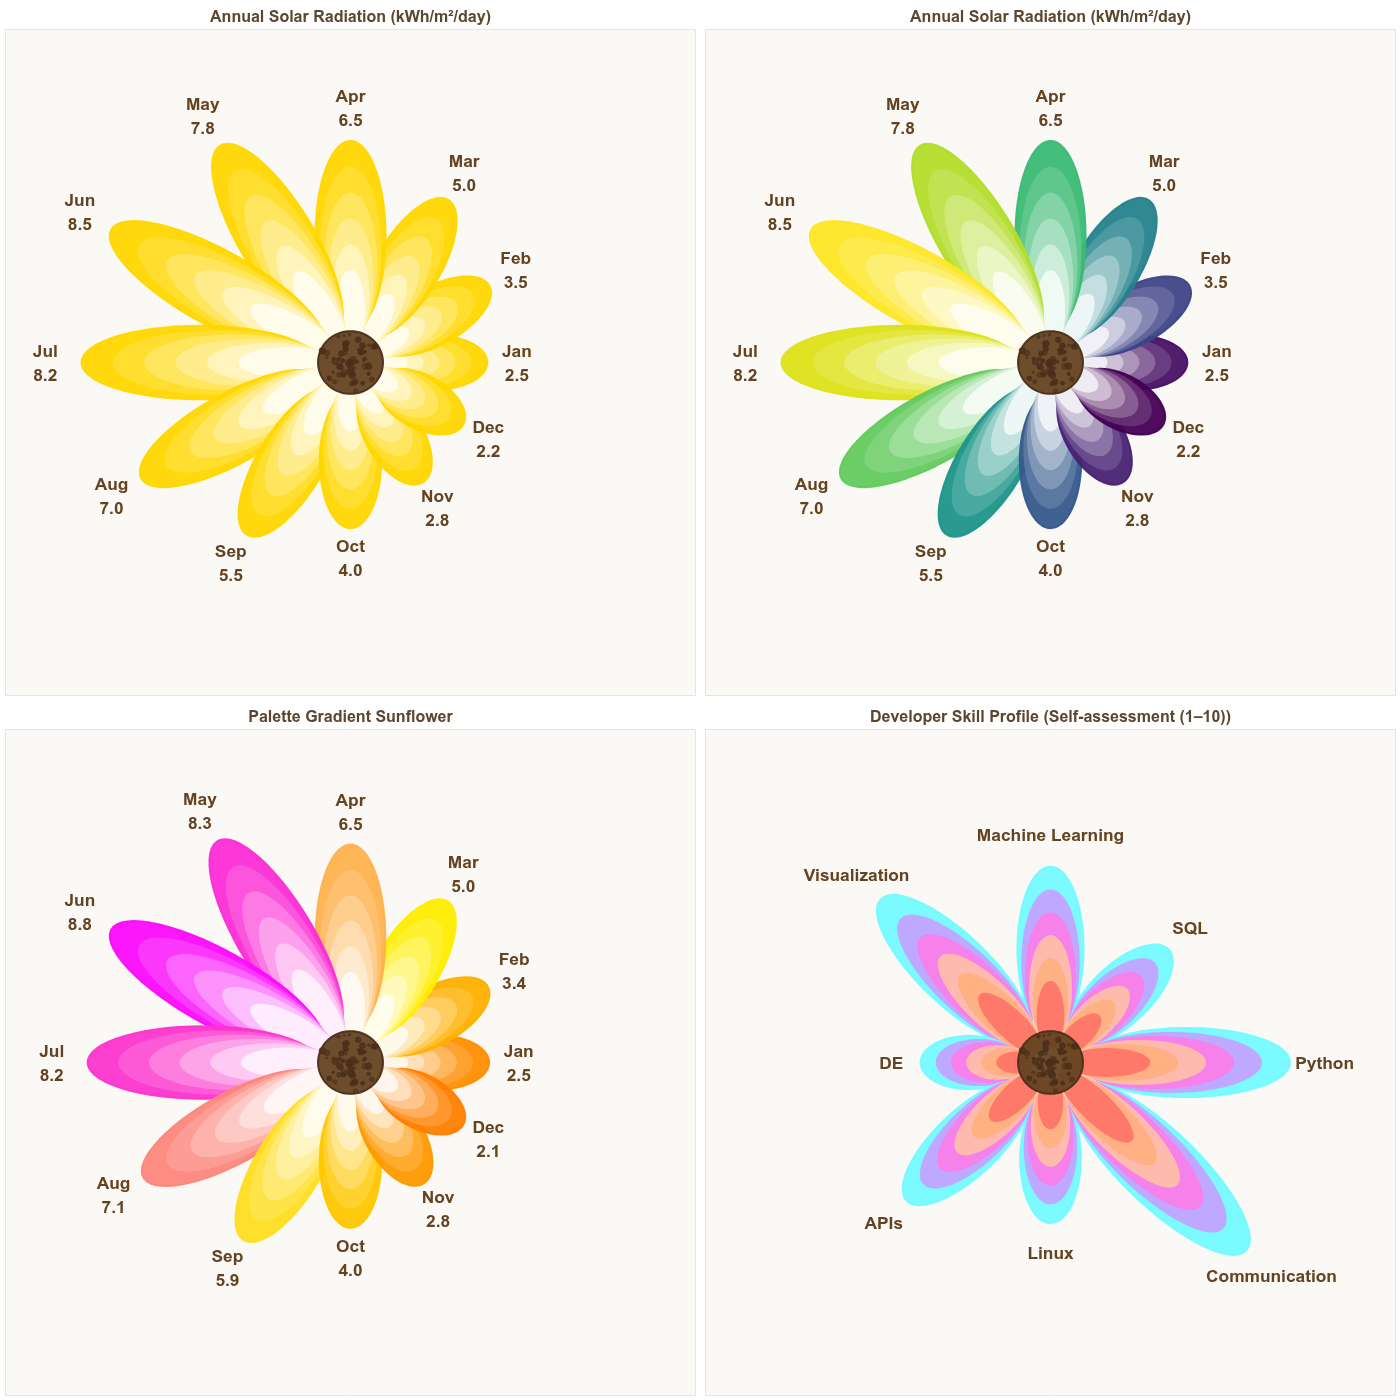

Recreate this plot in Python.
import numpy as np
from bokeh.plotting import figure, show
from bokeh.models import Label
from bokeh.palettes import all_palettes
from bokeh_rocks import save_plot
from bokeh.layouts import column, row

def flower(
    data_values,
    labels,
    title="Sunflower",
    palette="YlOrBr",      # palette name or list of hex strings
    n_layers=6,
    show_data=0,           # 0: labels only, 1: labels + values
    fontlabel="13pt",
    center_radius=0.4,
    figsize=350,
    color_mode="uniform",  # "uniform" | "by_value"
    gradient_to="#FFFFFF"  # fade target for "by_value"
):
    # ---------------------------
    # Normalize safely
    # ---------------------------
    data_values = np.array(data_values)
    n_petals = len(data_values)
    vmin, vmax = float(data_values.min()), float(data_values.max())
    normalized_vals = np.ones_like(data_values, dtype=float) if vmax == vmin \
        else (data_values - vmin) / (vmax - vmin)

    # ---------------------------
    # Resolve palette
    # ---------------------------
    if isinstance(palette, str):
        if palette in all_palettes:
            palette = all_palettes[palette][max(all_palettes[palette].keys())]
        else:
            raise ValueError(f"Unknown palette '{palette}'. Try e.g. 'Viridis', 'Inferno', 'Turbo'.")
    palette = list(palette)

    # ---------------------------
    # Color helpers
    # ---------------------------
    def hex_to_rgb(h):
        h = h.lstrip("#")
        return tuple(int(h[i:i+2], 16) for i in (0, 2, 4))

    def lerp_hex(c1, c2, t):
        r1, g1, b1 = hex_to_rgb(c1)
        r2, g2, b2 = hex_to_rgb(c2)
        r = int(r1 + (r2 - r1) * t)
        g = int(g1 + (g2 - g1) * t)
        b = int(b1 + (b2 - b1) * t)
        return f"#{r:02x}{g:02x}{b:02x}"

    def get_interpolated_color(pal, value):
        """Smooth color interpolation across the palette."""
        value = max(0.0, min(1.0, float(value)))
        pos = value * (len(pal) - 1)
        i0 = int(np.floor(pos))
        i1 = min(i0 + 1, len(pal) - 1)
        t = pos - i0
        return lerp_hex(pal[i0], pal[i1], t)

    def gradient_from_palette(pal, steps):
        """Make a smooth gradient spanning the entire palette."""
        if len(pal) == 1:
            return [lerp_hex(pal[0], gradient_to, j / (steps - 1)) for j in range(steps)]
        colors = []
        for j in range(steps):
            pos = j / (steps - 1)
            colors.append(get_interpolated_color(pal, pos))
        return colors

    # ---------------------------
    # Build layer colors
    # ---------------------------
    if color_mode == "uniform":
        # All petals share one same layered gradient across the full palette
        uniform_layers = gradient_from_palette(palette, n_layers)
    else:
        # by_value: each petal individually fades toward gradient_to
        uniform_layers = None

    # ---------------------------
    # Figure
    # ---------------------------
    max_petal_length = normalized_vals.max()
    plot_range = max_petal_length + center_radius + 2
    p = figure(
        width=figsize,
        height=figsize,
        title=title,
        x_range=(-plot_range, plot_range),
        y_range=(-plot_range, plot_range),
        toolbar_location=None,
        background_fill_color="#faf9f6",
    )
    p.grid.visible = False
    p.axis.visible = False
    p.title.text_font_size = "12pt"
    p.title.text_color = "#5d4630"
    p.title.align = "center"

    # ---------------------------
    # Petals
    # ---------------------------
    t = np.linspace(0, 2*np.pi, 60)
    for i in range(n_petals):
        angle_label = 2*np.pi * i / n_petals
        angle_petal = angle_label - np.pi/2
        petal_length = 0.6 + 0.9 * normalized_vals[i]
        petal_width  = 0.25 + 0.15 * petal_length

        x_local = petal_width * np.cos(t)
        y_local = petal_length * np.sin(t) + center_radius + petal_length
        x_petal = x_local * np.cos(angle_petal) - y_local * np.sin(angle_petal)
        y_petal = x_local * np.sin(angle_petal) + y_local * np.cos(angle_petal)

        # select color layers
        if color_mode == "uniform":
            layers = uniform_layers
            edge_color = layers[0]
        else:
            base = get_interpolated_color(palette, normalized_vals[i])
            layers = [lerp_hex(base, gradient_to, j / (n_layers - 1))
                      for j in range(n_layers)]
            edge_color = base

        # draw
        for j, col in enumerate(layers):
            scale = 1 - j * (0.7 / n_layers)
            alpha = 0.95 - j * 0.05
            x_scaled = x_petal * scale
            y_scaled = y_petal * scale
            p.patch(
                x_scaled, y_scaled,
                color=col, alpha=alpha,
                line_color=edge_color if j == 0 else col,
                line_width=2 if j == 0 else 0,
            )

        # labels
        offset = 0.3 + 0.1 * (petal_length / normalized_vals.max())
        label_distance = center_radius + 2 * petal_length + offset
        x_label = label_distance * np.cos(angle_label)
        y_label = label_distance * np.sin(angle_label)
        text = f"{labels[i]}\n{data_values[i]:.1f}" if show_data else labels[i]
        p.add_layout(Label(
            x=x_label, y=y_label,
            text=text,
            text_align="center", text_baseline="middle",
            text_font_size=fontlabel, text_font_style="bold",
            text_color="#654321",
        ))

    # expand range for labels
    pad = plot_range / 4
    p.x_range.start = -plot_range - pad
    p.x_range.end = plot_range + pad
    p.y_range.start = -plot_range - pad
    p.y_range.end = plot_range + pad

    # ---------------------------
    # Center disk + seeds
    # ---------------------------
    theta = np.linspace(0, 2*np.pi, 100)
    p.patch(center_radius*np.cos(theta), center_radius*np.sin(theta),
            color="#654321", alpha=0.95,
            line_color="#4a2f1a", line_width=2)

    rng = np.random.default_rng(42)
    for _ in range(65):
        ang = rng.uniform(0, 2*np.pi)
        r = rng.uniform(0, center_radius * 0.95)
        p.scatter(
            [r*np.cos(ang)], [r*np.sin(ang)],
            size=rng.uniform(2, 7),
            color="#4a2f1a", alpha=rng.uniform(0.5, 0.9)
        )

    return p


months = ['Jan','Feb','Mar','Apr','May','Jun','Jul','Aug','Sep','Oct','Nov','Dec']
solar  = [2.5, 3.5, 5.0, 6.5, 7.8, 8.5, 8.2, 7.0, 5.5, 4.0, 2.8, 2.2]

p1 = flower(
    data_values=solar,
    labels=months,
    title="Annual Solar Radiation (kWh/m²/day)",
    palette=['#FFD700'],
    show_data=1,
    figsize=700

)

p2 = flower(
    data_values=solar,
    labels=months,
    title="Annual Solar Radiation (kWh/m²/day)",
    palette="Viridis",
    color_mode="by_value",
    figsize=700,
    show_data=1
)


labels = ["Jan","Feb","Mar","Apr","May","Jun","Jul","Aug","Sep","Oct","Nov","Dec"]
values = [2.5, 3.4, 5.0, 6.5, 8.3, 8.8, 8.2, 7.1, 5.9, 4.0, 2.8, 2.1]

p3 = flower(
    data_values=values,
    labels=labels,
    title="Palette Gradient Sunflower",
    palette=[ '#FF7F00', '#FFFF00',  '#fc0afc'],        
    show_data=1,
    figsize=700,
    color_mode="by_value",
)


skills = ['Python', 'SQL', 'Machine Learning', 'Visualization',
          'DE', 'APIs', 'Linux', 'Communication']
skill_scores = [9, 7, 8, 9, 6, 8, 7, 10]

p4 = flower(
    data_values=skill_scores,
    labels=skills,
    title="Developer Skill Profile (Self-assessment (1–10))",
    palette=[ '#74faff', '#ff61ff', '#ffe285', '#ff6161'],
    figsize=700
)

lay = column(row(p1,p2), row(p3,p4))
show(lay)
save_plot(lay, "output/custom_plots_17")
